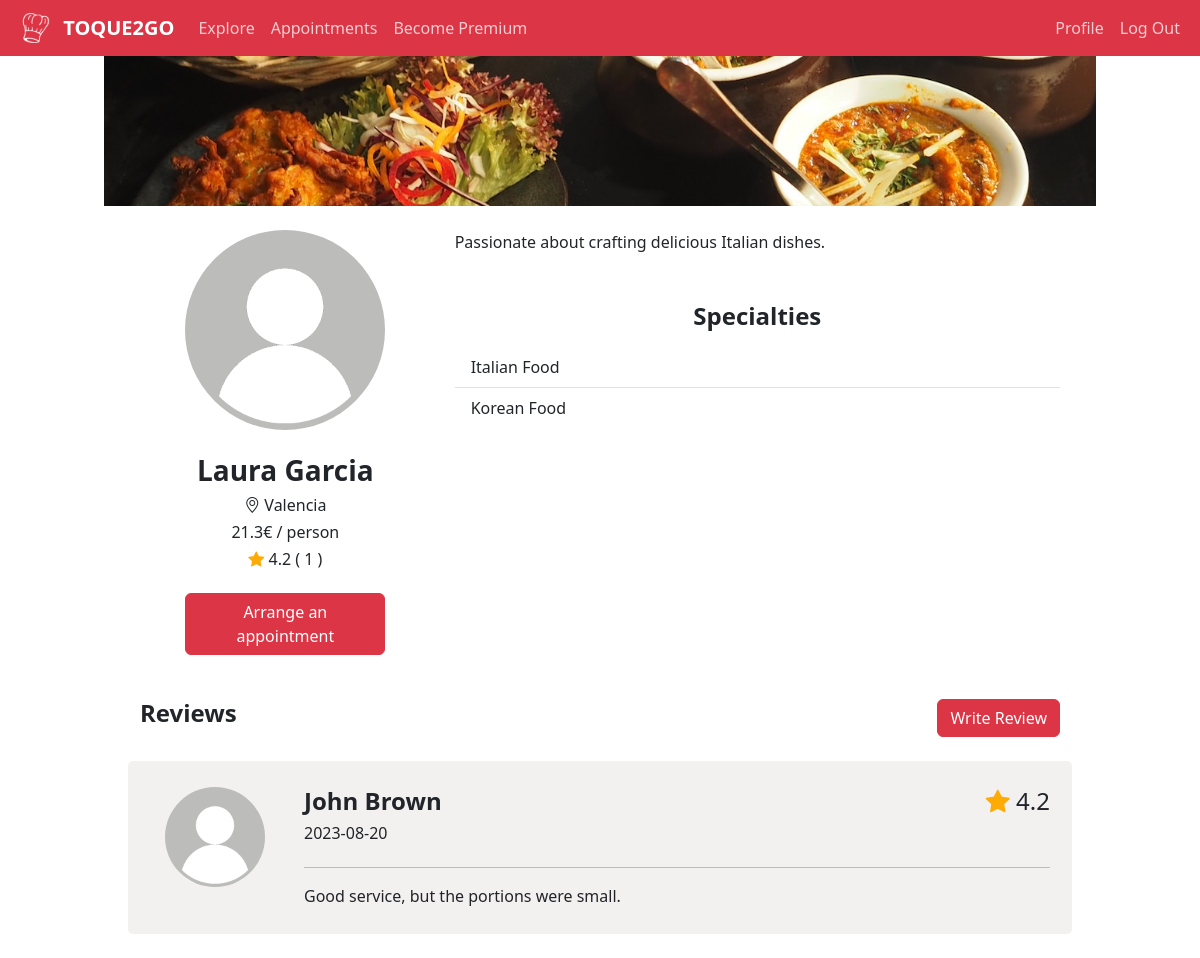
/profile/19 (signed in), run on the app's committed database.
### tables this page shows
CREATE TABLE 'users' ('id' INTEGER PRIMARY KEY AUTOINCREMENT NOT NULL, 'email' TEXT NOT NULL, 'name' TEXT NOT NULL, 'surname' TEXT NOT NULL, 'hash' TEXT NOT NULL,'location' TEXT NOT NULL, 'profile' TEXT NOT NULL DEFAULT 'default', 'banner' TEXT NOT NULL DEFAULT 'default', 'membership' TEXT NOT NULL DEFAULT 'free', 'role' TEXT NOT NULL DEFAULT 'client');

CREATE TABLE 'chefs' ('id' INTEGER PRIMARY KEY AUTOINCREMENT NOT NULL, 'user_id' INTEGER NOT NULL, 'type' TEXT NOT NULL, 'cost' NUMERIC NOT NULL, 'information' TEXT NOT NULL);

CREATE TABLE 'reviews' ('id' INTEGER PRIMARY KEY AUTOINCREMENT NOT NULL, 'writer_id' INTEGER NOT NULL, 'user_id' INTEGER NOT NULL, 'rating' NUMERIC NOT NULL, 'text' TEXT NOT NULL, 'date' DATETIME NOT NULL);

### app.py (the view)
@app.route("/profile/<id>")
def profile(id):
    info = checkUserInfo()
    isReviewAlreadyWritten = reviewAlreadyWritten(id)
    userInfo = db.execute("SELECT * FROM users WHERE id = ?", id)
    try:
        userInfo[0]
    except:
        return render_template("profile.html", info=info, isReviewAlreadyWritten=isReviewAlreadyWritten, error="User does not exist")
    profileInfo = {
        "id": userInfo[0]["id"],
        "name" : userInfo[0]["name"],
        "surname" : userInfo[0]["surname"],
        "location" : userInfo[0]["location"],
        "photo": userInfo[0]["profile"],
        "banner": userInfo[0]["banner"]
    }
    chefInfo = db.execute("SELECT * from users JOIN chefs ON users.id == chefs.user_id WHERE users.id == ?", id)
    try:
        chefInfo[0]
    except:
        return render_template("profile.html", info=info, isReviewAlreadyWritten=isReviewAlreadyWritten, profileInfo=profileInfo)
    types = map(lambda x:x["type"], chefInfo)
    chefInfo = {
        "information" : chefInfo[0]["information"],
        "cost" : chefInfo[0]["cost"],
        "types" : types
    }
    reviews = getReviewsFromUser(id)
    score = getScore(id)
    return render_template("profile.html", info=info, profileInfo=profileInfo, isReviewAlreadyWritten=isReviewAlreadyWritten, reviews=reviews, score=score, chefInfo=chefInfo)

### app.py (called while the page is built)
def checkUserInfo():
    info = {}
    if session:
        userInfo = db.execute("SELECT * FROM users WHERE id = ?", session["user_id"])
        info["id"] = session["user_id"]
        info["isPremium"] = userInfo[0]["membership"] == "premium"
        info["isAdmin"] = userInfo[0]["role"] == "admin"
        info["isChef"] = len(db.execute("SELECT id FROM users WHERE id = ? AND id IN (SELECT DISTINCT user_id FROM chefs)", session["user_id"])) != 0
    else:
        info["id"] = 0
        info["isPremium"] = False
        info["isAdmin"] = False
        info["isChef"] = False
    return info

def getReviewsFromUser(id):
    reviews = db.execute("SELECT * FROM reviews JOIN users ON reviews.writer_id == users.id WHERE reviews.user_id = ? ORDER BY reviews.date", id)
    try:
        reviews[0]
        return reviews
    except:
        return("No reviews")

def getScore(id):
    score = {
        "average" : db.execute("SELECT AVG(rating) FROM reviews JOIN users ON reviews.writer_id == users.id WHERE reviews.user_id = ?", id)[0]["AVG(rating)"],
        "number" :  db.execute("SELECT COUNT(rating) FROM reviews JOIN users ON reviews.writer_id == users.id WHERE reviews.user_id = ?", id)[0]["COUNT(rating)"]
    }
    return score

def reviewAlreadyWritten(id):
    reviews = db.execute("SELECT * FROM reviews JOIN users ON reviews.writer_id == users.id WHERE reviews.user_id = ? AND reviews.writer_id = ?", id, session["user_id"])
    try:
        reviews[0]
        return True
    except:
        return False

@app.after_request
def after_request(response):
    response.headers["Cache-Control"] = "no-cache, no-store, must-revalidate"
    response.headers["Expires"] = 0
    response.headers["Pragma"] = "no-cache"
    return response

### templates/profile.html (shortened to what this page needs)
{% extends "layout.html" %}
{% block main %}
    {% if error %}
      <div class="container-lg my-5">
          <div class="alert alert-danger alert-dismissible fade show" role="alert">
              <strong>Error: </strong>{{ error }}
              <button type="button" class="btn-close" data-bs-dismiss="alert" aria-label="Close"></button>
          </div>
      </div>
    {% else %}
      <div class="container-lg">
        <img id="banner" src="{{ profileInfo["banner"] }}" class="img-fluid w-100" alt="banner">
        <div class="row m-4">
            {% if chefInfo %}
                <div class="col-md-4">
                    <img id="profile" src="{{ profileInfo["photo"] }}" alt="profile">
                    <div class="text-center my-4">
                        <h3 style="font-weight: bold">{{ profileInfo["name"] }} {{ profileInfo["surname"] }}</3>
                        <h6><i class="bi bi-geo-alt"></i> {{ profileInfo["location"] }}</h6>
                        <h6>{{ chefInfo["cost"] }}€ / person</h6>
                        <h6><i class="bi bi-star-fill"></i> {{ score["average"] }} ( {{ score["number"] }} )</h6>
                    </div>
                    {% if session["user_id"] == profileInfo["id"] %}
                        <a href="/edit-profile" id="profile-button" class="btn btn-danger">Edit Profile</a>
                    {% else %}
                        <a href="/arrange-appointment/{{ profileInfo["id"] }}" id="profile-button" class="btn btn-danger">Arrange an appointment</a>
                    {% endif %}
                </div>
                <div class="col-md-8">
                    <p id="profile-text" class="mb-5" style="white-space: pre-wrap">{{ chefInfo["information"] }}</p>
                    <h4 class="my-3 text-center" style="font-weight: bold">Specialties</h4>
                    <ul class="list-group list-group-flush">
                        {% for type in chefInfo["types"] %}
                            <li class="list-group-item">{{ type }} Food</li>
                        {% endfor %}
                    </ul>
                </div>
            {% endif %}
        </div>
        {% if chefInfo %}
            <div class="row m-4">
                <div class="d-flex justify-content-between align-middle">
                    <h4 style="font-weight: bold">Reviews</h4>
                    {% if session["user_id"] != profileInfo["id"] and not isReviewAlreadyWritten %}
                        <a href="/reviews/{{ profileInfo["id"] }}" class="btn btn-danger">Write Review</a>
                    {% endif %}
                </div>
            </div>
            {% if reviews != "No reviews"%}
                {% for review in reviews %}
                    <a href="./{{ review["writer_id"] }}" style="text-decoration: none; color: #212529"><div id="review-box" class="row m-4">
                        <div class="col-md-2 py-3">
                            <img id="review-profile" src="{{ review["profile"] }}" alt="review-profile">
                        </div>
                        <div class="col-md-10">
                            <div class="d-flex justify-content-between pt-3">
                                <div>
                                    <h4 style="font-weight: bold">{{ review["name"] }} {{ review["surname"] }}</h4>
                                    <h6>{{ review["date"] }}</h6>
                                </div>
                                <h4><i class="bi bi-star-fill"></i> {{ review["rating"] }}</h4>
                            </div>
                            <hr>
                            <p style="white-space: pre-wrap">{{ review["text"] }}</p>
                        </div>
                    </div></a>
                {% endfor %}
            {% else %}
                <div class="d-flex justify-content-center align-items-center" style="height:100px">
                    <h5 style="color: #dc3545; font-weight: bold">There are no reviews for this chef yet</h5>
                </div>
            {% endif %}
        {% endif %}
      </div>
    {% endif %}
{% endblock %}

### static/styles.css (style rules this page uses)
.carousel-item > img, #banner { min-height: 150px; height: 20vw; object-fit: cover; }
#profile, #review-profile { object-fit: fill; display:block; margin: 0 auto 0 auto; width: 200px; height: 200px; background-color: #bcbcba; border-radius: 50%; }
#review-profile { width: 100px; height: 100px; }
#review-box, #appointments-box, .accordion-button { background-color: #F3F0F0; padding: 10px; border-radius: 5px; }
#profile-button { display: block; margin: 20px auto; width: 200px; }
#banner { height: 150px; }
.container-lg { max-width: 992px; padding: 0; }
.bi-star-fill { color: #feab06; }

### data on the page
users: banner (placeholder picture), photo (placeholder picture), name "Laura", surname "Garcia", location "Valencia"
chefs: cost "21.3", information "Passionate about crafting delicious Italian dishes.", type "Italian"
chefs: type "Korean"
reviews: profile (placeholder picture), name "John", surname "Brown", date "2023-08-20", rating "4.2", text "Good service, but the portions were small."

### other printed values
{{ score["average"] }} "4.2"
{{ score["number"] }} "1"
